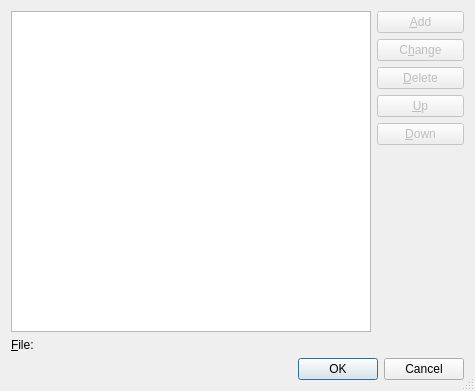
<?xml version="1.0" encoding="UTF-8"?>
<ui version="4.0">
 <class>BookmarkedFilesDialog</class>
 <widget class="QDialog" name="BookmarkedFilesDialog">
  <property name="geometry">
   <rect>
    <x>0</x>
    <y>0</y>
    <width>475</width>
    <height>391</height>
   </rect>
  </property>
  <property name="windowTitle">
   <string>Configure Bookmarked Files Menu</string>
  </property>
  <property name="sizeGripEnabled">
   <bool>true</bool>
  </property>
  <layout class="QVBoxLayout" name="verticalLayout">
   <item>
    <layout class="QGridLayout" name="gridLayout">
     <item row="0" column="0" rowspan="6" colspan="2">
      <widget class="QListWidget" name="filesList">
       <property name="alternatingRowColors">
        <bool>true</bool>
       </property>
      </widget>
     </item>
     <item row="0" column="2">
      <widget class="QPushButton" name="addButton">
       <property name="enabled">
        <bool>false</bool>
       </property>
       <property name="toolTip">
        <string>Add a new bookmarked file</string>
       </property>
       <property name="whatsThis">
        <string>&lt;b&gt;Add&lt;/b&gt;
&lt;p&gt;Add a new bookmarked file with the value entered below.&lt;/p&gt;</string>
       </property>
       <property name="text">
        <string>&amp;Add</string>
       </property>
       <property name="shortcut">
        <string>Alt+A</string>
       </property>
      </widget>
     </item>
     <item row="1" column="2">
      <widget class="QPushButton" name="changeButton">
       <property name="enabled">
        <bool>false</bool>
       </property>
       <property name="toolTip">
        <string>Change the value of the selected entry</string>
       </property>
       <property name="whatsThis">
        <string>&lt;b&gt;Change&lt;/b&gt;
&lt;p&gt;Change the value of the selected entry.&lt;/p&gt;</string>
       </property>
       <property name="text">
        <string>C&amp;hange</string>
       </property>
       <property name="shortcut">
        <string>Alt+H</string>
       </property>
      </widget>
     </item>
     <item row="2" column="2">
      <widget class="QPushButton" name="deleteButton">
       <property name="enabled">
        <bool>false</bool>
       </property>
       <property name="toolTip">
        <string>Delete the selected entry</string>
       </property>
       <property name="whatsThis">
        <string>&lt;b&gt;Delete&lt;/b&gt;
&lt;p&gt;Delete the selected entry.&lt;/p&gt;</string>
       </property>
       <property name="text">
        <string>&amp;Delete</string>
       </property>
       <property name="shortcut">
        <string>Alt+D</string>
       </property>
      </widget>
     </item>
     <item row="3" column="2">
      <widget class="QPushButton" name="upButton">
       <property name="enabled">
        <bool>false</bool>
       </property>
       <property name="toolTip">
        <string>Move up</string>
       </property>
       <property name="whatsThis">
        <string>&lt;b&gt;Move Up&lt;/b&gt;
&lt;p&gt;Move the selected entry up.&lt;/p&gt;</string>
       </property>
       <property name="text">
        <string>&amp;Up</string>
       </property>
       <property name="shortcut">
        <string>Alt+U</string>
       </property>
      </widget>
     </item>
     <item row="4" column="2">
      <widget class="QPushButton" name="downButton">
       <property name="enabled">
        <bool>false</bool>
       </property>
       <property name="toolTip">
        <string>Move down</string>
       </property>
       <property name="whatsThis">
        <string>&lt;b&gt;Move Down&lt;/b&gt;
&lt;p&gt;Move the selected entry down.&lt;/p&gt;</string>
       </property>
       <property name="text">
        <string>&amp;Down</string>
       </property>
       <property name="shortcut">
        <string>Alt+D</string>
       </property>
      </widget>
     </item>
     <item row="5" column="2">
      <spacer>
       <property name="orientation">
        <enum>Qt::Vertical</enum>
       </property>
       <property name="sizeType">
        <enum>QSizePolicy::Expanding</enum>
       </property>
       <property name="sizeHint" stdset="0">
        <size>
         <width>87</width>
         <height>118</height>
        </size>
       </property>
      </spacer>
     </item>
     <item row="6" column="0">
      <widget class="QLabel" name="TextLabel1">
       <property name="text">
        <string>&amp;File:</string>
       </property>
       <property name="buddy">
        <cstring>filePicker</cstring>
       </property>
      </widget>
     </item>
     <item row="6" column="1">
      <widget class="EricPathPicker" name="filePicker" native="true">
       <property name="sizePolicy">
        <sizepolicy hsizetype="Expanding" vsizetype="Preferred">
         <horstretch>0</horstretch>
         <verstretch>0</verstretch>
        </sizepolicy>
       </property>
       <property name="focusPolicy">
        <enum>Qt::StrongFocus</enum>
       </property>
       <property name="toolTip">
        <string>Enter the filename of the file</string>
       </property>
       <property name="whatsThis">
        <string>&lt;b&gt;File&lt;/b&gt;
&lt;p&gt;Enter the filename of the bookmarked file.&lt;/p&gt;</string>
       </property>
      </widget>
     </item>
    </layout>
   </item>
   <item>
    <widget class="QDialogButtonBox" name="buttonBox">
     <property name="orientation">
      <enum>Qt::Horizontal</enum>
     </property>
     <property name="standardButtons">
      <set>QDialogButtonBox::Cancel|QDialogButtonBox::Ok</set>
     </property>
    </widget>
   </item>
  </layout>
 </widget>
 <pixmapfunction>qPixmapFromMimeSource</pixmapfunction>
 <customwidgets>
  <customwidget>
   <class>EricPathPicker</class>
   <extends>QWidget</extends>
   <header>EricWidgets/EricPathPicker.h</header>
   <container>1</container>
  </customwidget>
 </customwidgets>
 <tabstops>
  <tabstop>filesList</tabstop>
  <tabstop>addButton</tabstop>
  <tabstop>changeButton</tabstop>
  <tabstop>deleteButton</tabstop>
  <tabstop>upButton</tabstop>
  <tabstop>downButton</tabstop>
 </tabstops>
 <resources/>
 <connections>
  <connection>
   <sender>buttonBox</sender>
   <signal>accepted()</signal>
   <receiver>BookmarkedFilesDialog</receiver>
   <slot>accept()</slot>
   <hints>
    <hint type="sourcelabel">
     <x>25</x>
     <y>373</y>
    </hint>
    <hint type="destinationlabel">
     <x>25</x>
     <y>388</y>
    </hint>
   </hints>
  </connection>
  <connection>
   <sender>buttonBox</sender>
   <signal>rejected()</signal>
   <receiver>BookmarkedFilesDialog</receiver>
   <slot>reject()</slot>
   <hints>
    <hint type="sourcelabel">
     <x>105</x>
     <y>370</y>
    </hint>
    <hint type="destinationlabel">
     <x>105</x>
     <y>389</y>
    </hint>
   </hints>
  </connection>
 </connections>
</ui>
